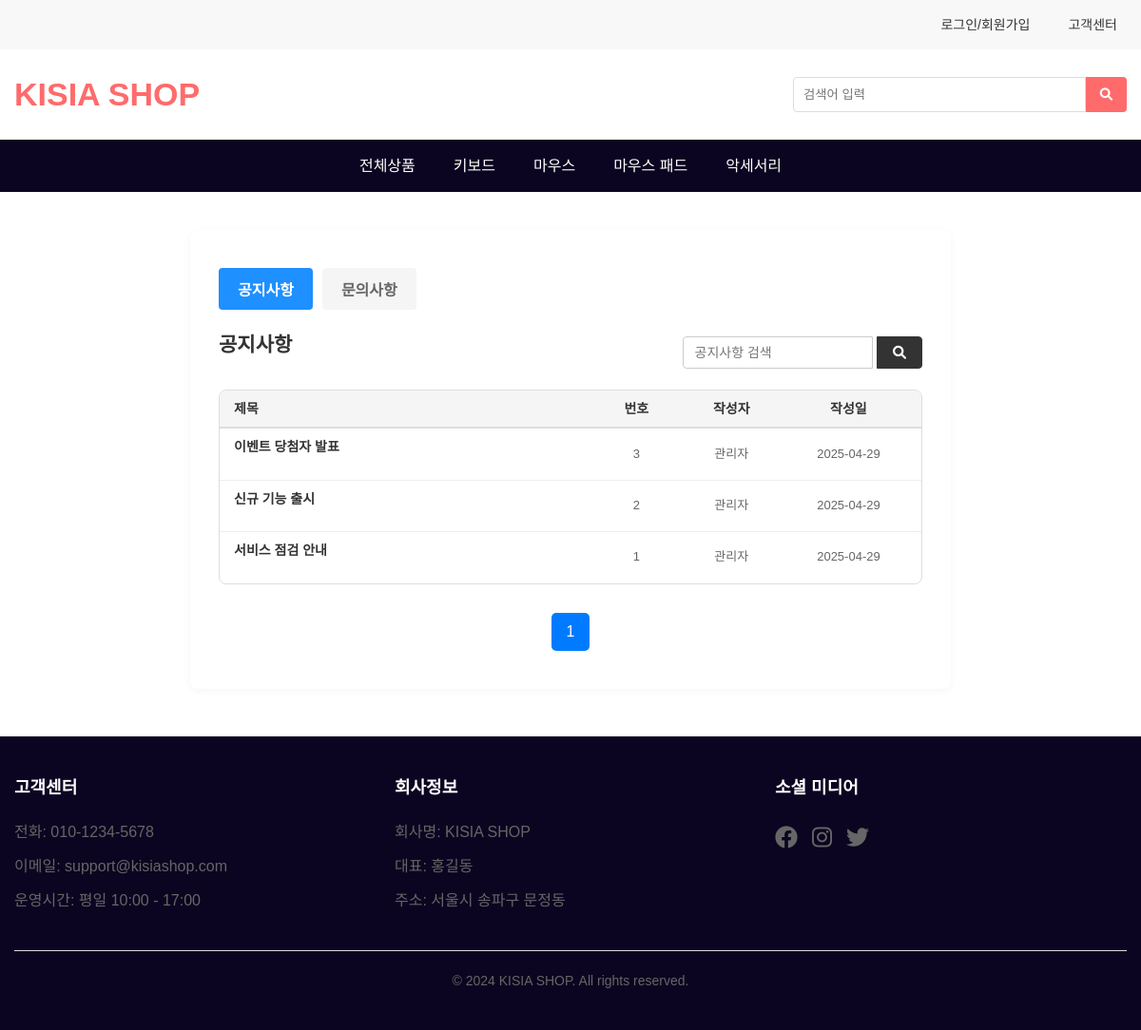
The page /mainmenu/customer-service.php on the database its author committed.
### tables this page shows
CREATE TABLE IF NOT EXISTS notices (
    id INT AUTO_INCREMENT PRIMARY KEY,
    title VARCHAR(255) NOT NULL,
    content TEXT NOT NULL,
    created_at DATETIME DEFAULT CURRENT_TIMESTAMP
);

### mainmenu/queries/get_notice.php (called while the page is built, shortened)
<?php
require_once '/var/www/html/mainmenu/common/db.php';
$page = isset($_GET['page']) ? (int)$_GET['page'] : 1;
$search_query_raw = isset($_GET['search_query']) ? $_GET['search_query'] : '';
$items_per_page = 6;
$offset = ($page - 1) * $items_per_page;
$params = [];
$types = "";
if ($search_query_raw) {
    $search_query = "%" . $search_query_raw . "%";
    $sql = "SELECT * FROM notices WHERE title LIKE ? ORDER BY id DESC LIMIT ?, ?";
    $stmt = mysqli_prepare($conn, $sql);
    $types = "sii";
    $params = [$search_query, $offset, $items_per_page];
} else {
    $sql = "SELECT * FROM notices ORDER BY id DESC LIMIT ?, ?";
    $stmt = mysqli_prepare($conn, $sql);
    $types = "ii";
    $params = [$offset, $items_per_page];
}
mysqli_stmt_bind_param($stmt, $types, ...$params);
mysqli_stmt_execute($stmt);
$get_notice = mysqli_stmt_get_result($stmt);
if ($search_query_raw) {
    $count_sql = "SELECT COUNT(*) as total FROM notices WHERE title LIKE ?";
    $count_stmt = mysqli_prepare($conn, $count_sql);
    mysqli_stmt_bind_param($count_stmt, "s", $search_query);
} else {
    $count_sql = "SELECT COUNT(*) as total FROM notices";
    $count_stmt = mysqli_prepare($conn, $count_sql);
}
mysqli_stmt_execute($count_stmt);
$result_count = mysqli_stmt_get_result($count_stmt);
$total_row = mysqli_fetch_assoc($result_count);
$total_items = (int)$total_row['total'];
$total_pages = ceil($total_items / $items_per_page);
?>

### mainmenu/customer-service.php (the view, shortened to what this page needs)
<!DOCTYPE html>
<html lang="ko">
<head>
    <link rel="stylesheet" href="css/style.css">
    <link rel="stylesheet" href="css/customer-service.css">
    <link rel="stylesheet" href="https://cdnjs.cloudflare.com/ajax/libs/font-awesome/6.0.0/css/all.min.css">
</head>
<body>
    <?php include 'common/header.php'; ?>
    <?php require_once 'queries/get_notice.php'; ?>
    <main class="main-content">
        <div class="list-container">
            <div class="category-tabs">
                <a href="customer-service.php"><button class="tab-btn active">공지사항</button></a>
                <a href="inquiry_list.php"><button class="tab-btn">문의사항</button></a>
            </div>
            <div class="notice-section" id="noticeSection">
                <div class="notice-header">
                    <div class="notice-title">공지사항</div>
                    <div class="notice-search">
                        <form action="customer-service.php" method="get">
                            <input type="text" name="search_query" placeholder="공지사항 검색">
                            <button type="submit"><i class="fas fa-search"></i></button>
                        </form>
                    </div>
                </div>
                <div class="notice-list">
                    <div class="list-header">
                        <span class="header-title">제목</span>
                        <span class="header-meta">번호</span>
                        <span class="header-user">작성자</span>
                        <span class="header-date">작성일</span>
                    </div>
                    <?php if (mysqli_num_rows($get_notice) > 0): ?>
                        <?php while ($row = mysqli_fetch_assoc($get_notice)): ?>
                            <div class="qna-item notice-item">
                                <div class="qna-info">
                                    <a href="notice_detail.php?id=<?= $row['id'] ?>" class="qna-title"><?= htmlspecialchars($row['title']) ?></a>
                                    <span class="qna-meta"><?= htmlspecialchars($row['id']) ?></span>
                                    <span class="qna-user">관리자</span>
                                    <span class="qna-date"><?= date('Y-m-d', strtotime($row['created_at'])) ?></span>
                                </div>
                            </div>
                        <?php endwhile; ?>
                    <?php else: ?>
                        <p style="padding: 10px;">등록된 공지사항이 없습니다.</p>
                    <?php endif; ?>
                </div>
            </div>
            <div class="pagination">
                <?php
                for ($i = 1; $i <= $total_pages; $i++) {
                    $active = $i == $page ? 'active' : '';
                    echo "<a href='?page=$i' class='$active'>$i</a>";
                }
                ?>
            </div>
        </div>
    </main>
    <?php include 'common/footer.php'; ?>
</body>
</html>

### mainmenu/css/style.css (style rules this page uses)
* { margin: 0; padding: 0; box-sizing: border-box; }
body { font-family: 'Noto Sans KR', sans-serif; line-height: 1.6; color: #333; }
a { text-decoration: none; color: inherit; }

### mainmenu/css/customer-service.css (style rules this page uses)
.pagination a.active { background-color: #007bff; color: white; }
.pagination a { display: inline-flex ; align-items: center; justify-content: center; width: 40px; height: 40px; border-radius: 5px; background-color: white; color: #333; text-decoration: none; transition: all 0.3s; }
.notice-section, .inquiry-section { margin-bottom: 40px; }
.notice-list, .inquiry-list { border: 1px solid #ddd; border-radius: 8px; overflow: hidden; }
.notice-item, .inquiry-item { padding: 15px 20px; border-bottom: 1px solid #ddd; }
.notice-item:last-child, .inquiry-item:last-child { border-bottom: none; }
.notice-title, .inquiry-title { display: flex; align-items: center; gap: 10px; }
.list-container { max-width: 800px; margin: 40px auto; background: #fff; border-radius: 8px; box-shadow: 0 2px 8px rgba(0,0,0,0.04); padding: 40px 30px; }
.category-tabs { display: flex; gap: 10px; margin-bottom: 20px; }
.tab-btn { padding: 10px 20px; border: none; background: #f5f5f5; color: #666; font-size: 16px; font-weight: 600; cursor: pointer; border-radius: 4px; }
.tab-btn.active { background: #1e90ff; color: #fff; }
.notice-header, .qna-header { display: flex; justify-content: space-between; align-items: center; margin-bottom: 15px; }
.notice-title, .qna-title { font-size: 21px; font-weight: 600; color: #333; margin-bottom: 15px; }
.notice-search, .qna-search { display: flex; }
.notice-search input, .qna-search input { width: 200px; padding: 8px 12px; border: 1px solid #ccc; border-radius: 4px 0 0 4px; font-size: 14px; }
.notice-search button, .qna-search button { padding: 8px 16px; border: 1px solid #333; background: #333; color: #fff; border-radius: 0 4px 4px 0; cursor: pointer; font-size: 14px; }
.notice-section, .qna-section { margin-bottom: 30px; }
.notice-list, .qna-list { display: flex; flex-direction: column; gap: 0; }
.notice-item, .qna-item { display: flex; align-items: center; padding: 8px 15px; border-bottom: 1px solid #eee; }
.qna-info { display: flex; align-items: center; width: 100%; }
.qna-title { font-size: 14px; color: #333; text-decoration: none; }
.qna-meta, .qna-user, .qna-date, .qna-type { font-size: 13px; color: #666; }
.qna-date { width: 80px; text-align: center; }
.list-header { display: flex; align-items: center; padding: 8px 15px; background: #f5f5f5; border-bottom: 2px solid #ddd; font-weight: 600; font-size: 14px; }
.header-title, .qna-title { flex: 2.5; text-align: left; }
.header-meta, .header-user, .header-date, .header-type, .header-status { flex: 1; text-align: center; }
.header-date { flex: 1; text-align: right; }
.header-meta, .qna-meta { flex: 0.5; text-align: center; }
.header-user, .qna-user { flex: 0.8; text-align: center; }
.header-date, .qna-date { flex: 0.8; text-align: center; }
.pagination { display: flex; justify-content: center; gap: 6px; margin-top: 20px; }

### rows shown on the page
notices: title "이벤트 당첨자 발표", id "3", created_at "2025-04-29"
notices: title "신규 기능 출시", id "2", created_at "2025-04-29"
notices: title "서비스 점검 안내", id "1", created_at "2025-04-29"
